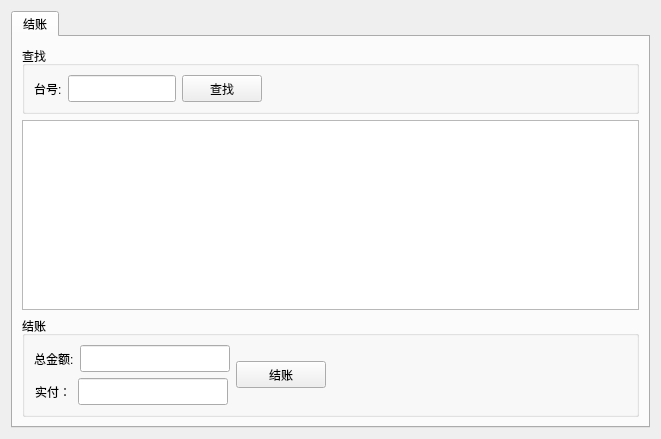
<?xml version="1.0" encoding="UTF-8"?>
<ui version="4.0">
 <class>BillWidget</class>
 <widget class="QWidget" name="BillWidget">
  <property name="geometry">
   <rect>
    <x>0</x>
    <y>0</y>
    <width>661</width>
    <height>439</height>
   </rect>
  </property>
  <property name="windowTitle">
   <string>Form</string>
  </property>
  <layout class="QVBoxLayout" name="verticalLayout_4">
   <item>
    <widget class="QTabWidget" name="tabWidget">
     <property name="currentIndex">
      <number>0</number>
     </property>
     <widget class="QWidget" name="tab">
      <attribute name="title">
       <string>结账</string>
      </attribute>
      <layout class="QVBoxLayout" name="verticalLayout_2">
       <item>
        <widget class="QGroupBox" name="groupBox">
         <property name="title">
          <string>查找</string>
         </property>
         <layout class="QHBoxLayout" name="horizontalLayout">
          <item>
           <widget class="QLabel" name="label">
            <property name="text">
             <string>台号:</string>
            </property>
           </widget>
          </item>
          <item>
           <widget class="QLineEdit" name="lineEdit_find">
            <property name="sizePolicy">
             <sizepolicy hsizetype="Maximum" vsizetype="Fixed">
              <horstretch>0</horstretch>
              <verstretch>0</verstretch>
             </sizepolicy>
            </property>
            <property name="minimumSize">
             <size>
              <width>0</width>
              <height>27</height>
             </size>
            </property>
           </widget>
          </item>
          <item>
           <widget class="QPushButton" name="pbnFind">
            <property name="minimumSize">
             <size>
              <width>70</width>
              <height>27</height>
             </size>
            </property>
            <property name="text">
             <string>查找</string>
            </property>
           </widget>
          </item>
          <item>
           <spacer name="horizontalSpacer">
            <property name="orientation">
             <enum>Qt::Horizontal</enum>
            </property>
            <property name="sizeHint" stdset="0">
             <size>
              <width>40</width>
              <height>20</height>
             </size>
            </property>
           </spacer>
          </item>
         </layout>
        </widget>
       </item>
       <item>
        <widget class="QTableView" name="tableView"/>
       </item>
       <item>
        <widget class="QGroupBox" name="groupBox_2">
         <property name="title">
          <string>结账</string>
         </property>
         <layout class="QHBoxLayout" name="horizontalLayout_4">
          <item>
           <layout class="QVBoxLayout" name="verticalLayout">
            <item>
             <layout class="QHBoxLayout" name="horizontalLayout_2">
              <item>
               <widget class="QLabel" name="label_2">
                <property name="sizePolicy">
                 <sizepolicy hsizetype="Maximum" vsizetype="Preferred">
                  <horstretch>0</horstretch>
                  <verstretch>0</verstretch>
                 </sizepolicy>
                </property>
                <property name="text">
                 <string>总金额:</string>
                </property>
               </widget>
              </item>
              <item>
               <widget class="QLineEdit" name="lineEdit_totalPrice">
                <property name="minimumSize">
                 <size>
                  <width>0</width>
                  <height>27</height>
                 </size>
                </property>
                <property name="maximumSize">
                 <size>
                  <width>150</width>
                  <height>16777215</height>
                 </size>
                </property>
               </widget>
              </item>
             </layout>
            </item>
            <item>
             <layout class="QHBoxLayout" name="horizontalLayout_3">
              <item>
               <widget class="QLabel" name="label_3">
                <property name="sizePolicy">
                 <sizepolicy hsizetype="Maximum" vsizetype="Preferred">
                  <horstretch>0</horstretch>
                  <verstretch>0</verstretch>
                 </sizepolicy>
                </property>
                <property name="text">
                 <string>实付：</string>
                </property>
               </widget>
              </item>
              <item>
               <widget class="QLineEdit" name="lineEdit_pay">
                <property name="minimumSize">
                 <size>
                  <width>0</width>
                  <height>27</height>
                 </size>
                </property>
                <property name="maximumSize">
                 <size>
                  <width>150</width>
                  <height>16777215</height>
                 </size>
                </property>
               </widget>
              </item>
             </layout>
            </item>
           </layout>
          </item>
          <item>
           <widget class="QPushButton" name="pbnAccount">
            <property name="minimumSize">
             <size>
              <width>90</width>
              <height>27</height>
             </size>
            </property>
            <property name="text">
             <string>结账</string>
            </property>
           </widget>
          </item>
          <item>
           <spacer name="horizontalSpacer_2">
            <property name="orientation">
             <enum>Qt::Horizontal</enum>
            </property>
            <property name="sizeHint" stdset="0">
             <size>
              <width>245</width>
              <height>20</height>
             </size>
            </property>
           </spacer>
          </item>
         </layout>
        </widget>
       </item>
      </layout>
     </widget>
    </widget>
   </item>
  </layout>
 </widget>
 <resources/>
 <connections/>
</ui>
